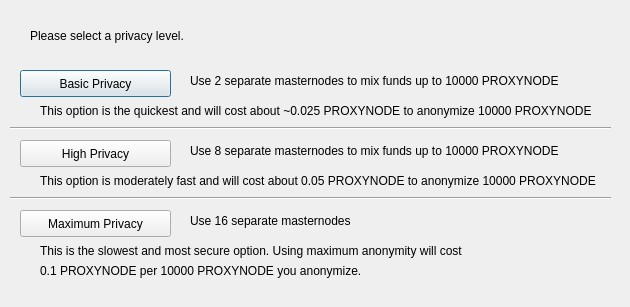
<?xml version="1.0" encoding="UTF-8"?>
<ui version="4.0">
 <class>ObfuscationConfig</class>
 <widget class="QDialog" name="ObfuscationConfig">
  <property name="geometry">
   <rect>
    <x>0</x>
    <y>0</y>
    <width>630</width>
    <height>307</height>
   </rect>
  </property>
  <property name="windowTitle">
   <string>Configure Obfuscation</string>
  </property>
  <widget class="QPushButton" name="buttonBasic">
   <property name="geometry">
    <rect>
     <x>20</x>
     <y>70</y>
     <width>151</width>
     <height>27</height>
    </rect>
   </property>
   <property name="text">
    <string>Basic Privacy</string>
   </property>
  </widget>
  <widget class="QPushButton" name="buttonHigh">
   <property name="geometry">
    <rect>
     <x>20</x>
     <y>140</y>
     <width>151</width>
     <height>27</height>
    </rect>
   </property>
   <property name="text">
    <string>High Privacy</string>
   </property>
  </widget>
  <widget class="QPushButton" name="buttonMax">
   <property name="geometry">
    <rect>
     <x>20</x>
     <y>210</y>
     <width>151</width>
     <height>27</height>
    </rect>
   </property>
   <property name="text">
    <string>Maximum Privacy</string>
   </property>
  </widget>
  <widget class="QLabel" name="label">
   <property name="geometry">
    <rect>
     <x>30</x>
     <y>20</y>
     <width>571</width>
     <height>31</height>
    </rect>
   </property>
   <property name="text">
    <string>Please select a privacy level.</string>
   </property>
  </widget>
  <widget class="QLabel" name="label_2">
   <property name="geometry">
    <rect>
     <x>190</x>
     <y>70</y>
     <width>421</width>
     <height>21</height>
    </rect>
   </property>
   <property name="text">
    <string>Use 2 separate masternodes to mix funds up to 10000 PROXYNODE</string>
   </property>
  </widget>
  <widget class="QLabel" name="label_3">
   <property name="geometry">
    <rect>
     <x>190</x>
     <y>140</y>
     <width>411</width>
     <height>21</height>
    </rect>
   </property>
   <property name="text">
    <string>Use 8 separate masternodes to mix funds up to 10000 PROXYNODE</string>
   </property>
  </widget>
  <widget class="QLabel" name="label_4">
   <property name="geometry">
    <rect>
     <x>190</x>
     <y>210</y>
     <width>421</width>
     <height>21</height>
    </rect>
   </property>
   <property name="text">
    <string>Use 16 separate masternodes</string>
   </property>
  </widget>
  <widget class="QLabel" name="label_6">
   <property name="geometry">
    <rect>
     <x>40</x>
     <y>100</y>
     <width>561</width>
     <height>21</height>
    </rect>
   </property>
   <property name="text">
    <string>This option is the quickest and will cost about ~0.025 PROXYNODE to anonymize 10000 PROXYNODE</string>
   </property>
  </widget>
  <widget class="QLabel" name="label_7">
   <property name="geometry">
    <rect>
     <x>40</x>
     <y>170</y>
     <width>561</width>
     <height>21</height>
    </rect>
   </property>
   <property name="text">
    <string>This option is moderately fast and will cost about 0.05 PROXYNODE to anonymize 10000 PROXYNODE</string>
   </property>
  </widget>
  <widget class="QLabel" name="label_8">
   <property name="geometry">
    <rect>
     <x>40</x>
     <y>240</y>
     <width>561</width>
     <height>21</height>
    </rect>
   </property>
   <property name="text">
    <string>This is the slowest and most secure option. Using maximum anonymity will cost</string>
   </property>
  </widget>
  <widget class="QLabel" name="label_9">
   <property name="geometry">
    <rect>
     <x>40</x>
     <y>260</y>
     <width>561</width>
     <height>21</height>
    </rect>
   </property>
   <property name="text">
    <string>0.1 PROXYNODE per 10000 PROXYNODE you anonymize.</string>
   </property>
  </widget>
  <widget class="Line" name="line">
   <property name="geometry">
    <rect>
     <x>10</x>
     <y>120</y>
     <width>601</width>
     <height>16</height>
    </rect>
   </property>
   <property name="orientation">
    <enum>Qt::Horizontal</enum>
   </property>
  </widget>
  <widget class="Line" name="line_2">
   <property name="geometry">
    <rect>
     <x>10</x>
     <y>190</y>
     <width>601</width>
     <height>16</height>
    </rect>
   </property>
   <property name="orientation">
    <enum>Qt::Horizontal</enum>
   </property>
  </widget>
 </widget>
 <resources/>
 <connections/>
</ui>
